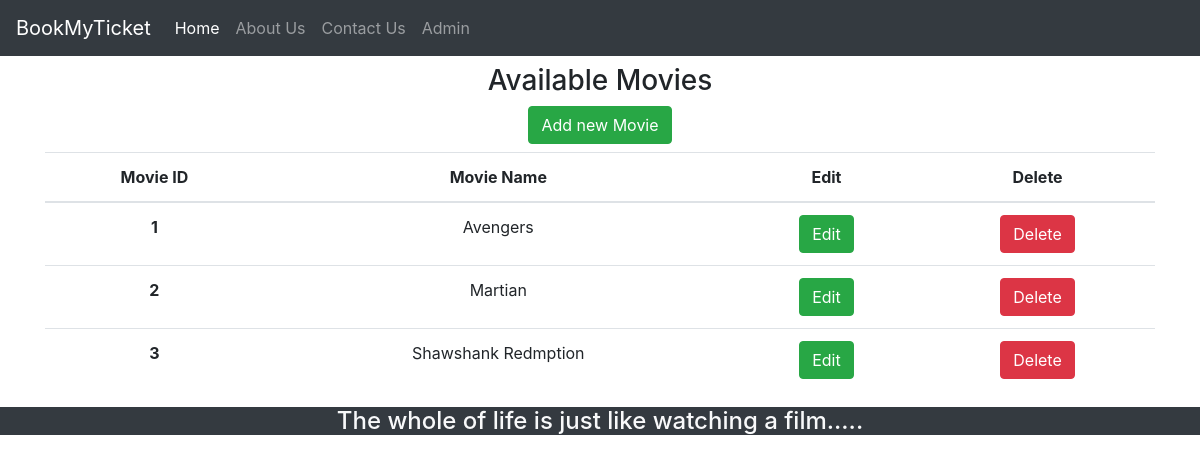
Before: /theater_admin/add/movie with the older database file.
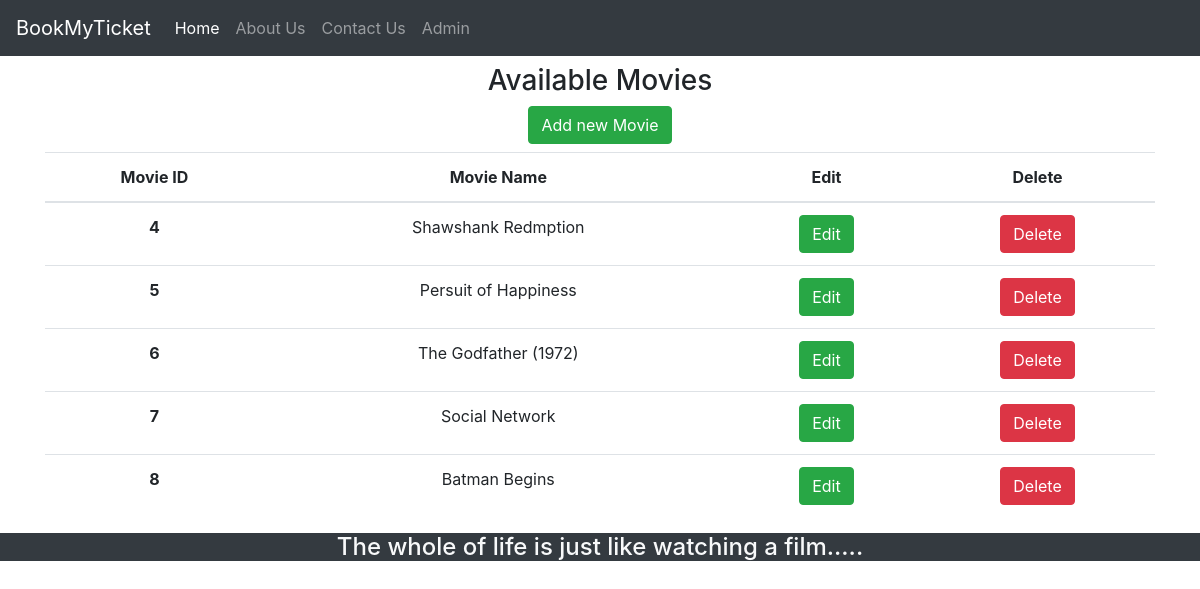
After: the same page with the newer database file.
### bookings/models.py (models this page shows, shortened)
class Movie(models.Model):
	name = models.CharField(max_length=24, null=True, default="")
	markup_price = models.IntegerField(default=0)
	duration_in_min = models.CharField(max_length=24, null=True, default="")
	genre = models.CharField(max_length=24, null=True, default="")
	release_date = models.CharField(max_length=24, null=True, default="")
	language_avail = models.CharField(max_length=24, null=True, default="")
	shown_in_theater = models.ManyToManyField(Theater)

### bookings/views.py (the view)
# urls.py: path('theater_admin/add/movie', views.Admin_Add_Movie),
def Admin_Add_Movie(request):
    movies = Movie.objects.all()
    return render(request, 'bookings/Admin_Add_Movie.html', {'movies': movies})

### bookings/templates/bookings/Admin_Add_Movie.html
{% extends 'bookings/common/HeaderAndFooter.html' %}
{% block content %}
<div class="container text-center">
    <div class="my-2">
        <h3 class="">Available Movies</h3>
        <button class="btn btn-success">Add new Movie</button>
    </div>
    <div class="">
        <table class="table">
            <thead>
                <tr>
                    <th scope="col">Movie ID</th>
                    <th scope="col">Movie Name</th>
                    <th scope="col">Edit</th>
                    <th scope="col">Delete</th>
                </tr>
            </thead>
            <tbody>
                {% for movie in movies %}
                <tr>
                    <th scope="row">{{movie.id}}</th>
                    <td><a href="/theater_admin/add/show_with_seats/"></a>{{movie.name}}</td>
                    <td><button class="btn btn-success">Edit</button></td>
                    <td><button class="btn btn-danger">Delete</button></td>
                </tr>
                {% endfor %}
            </tbody>
        </table>
    </div>
</div>
{% endblock %}

### bookings/templates/bookings/common/HeaderAndFooter.html (shortened to what this page needs)
{% load static %}
<!DOCTYPE html>
<html lang="en">
<head>
    <link rel="stylesheet" href="https://maxcdn.bootstrapcdn.com/bootstrap/4.0.0/css/bootstrap.min.css"
>
    <link rel="stylesheet" type="text/css" href="{% static '/css/main.css' %}">
</head>
<body>
    <nav class="navbar navbar-expand-lg navbar-dark bg-dark">
        <a class="navbar-brand" href="/">BookMyTicket</a>
        <div class="collapse navbar-collapse" id="navbarNav">
            <ul class="navbar-nav">
                <li class="nav-item active">
                    <a class="nav-link" href="/">Home <span class="sr-only">(current)</span></a>
                </li>
                <li class="nav-item">
                    <a class="nav-link" href="/about_us">About Us</a>
                </li>
                <li class="nav-item">
                    <a class="nav-link" href="/contact_us">Contact Us</a>
                </li>
                <li class="nav-item mr-0">
                    <a class="nav-link" href="/theater_admin/home">Admin</a>
                </li>
            </ul>
        </div>
    </nav>
    {% block content %}
    {% endblock %}
    <div class="text-center text-light footer bg-dark  pb-0">
        <h4 class="mx-auto">The whole of life is just like watching a film.....</h4>
    </div>
</body>
</html>

### static/css/main.css (style rules this page uses)
html,body { height:100%; min-height:100%; }

Changed rows visible on the page:
removed Movie: id "1", name "Avengers"
removed Movie: id "2", name "Martian"
removed Movie: id "3", name "Shawshank Redmption"
added Movie: id "4", name "Shawshank Redmption"
added Movie: id "5", name "Persuit of Happiness"
added Movie: id "6", name "The Godfather (1972)"
added Movie: id "7", name "Social Network"
added Movie: id "8", name "Batman Begins"
